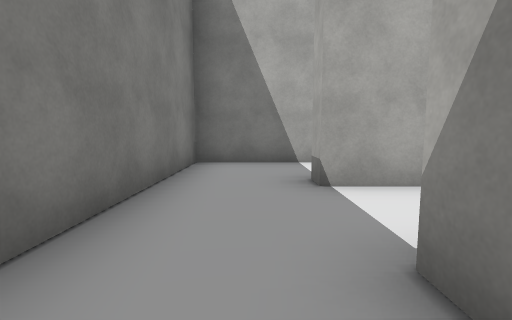
View 1 (above)

19 first-person views from a walk through a 3-D level made in the Unity game engine. The camera is 1.3 m above the floor, tilts 6° down and sees 85° across. The floor is counted in squares, 2 m on a side. Each view is taken from the middle of a square. On the plan, view 1 faces up. The plan holds only what a view shows up to about 9 squares ahead; the rest is blank. Some surface patterns are stand-ins.

View 2
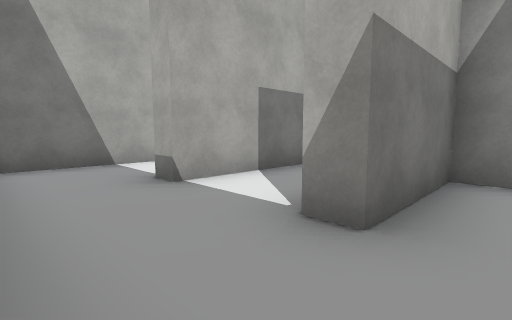

View 3
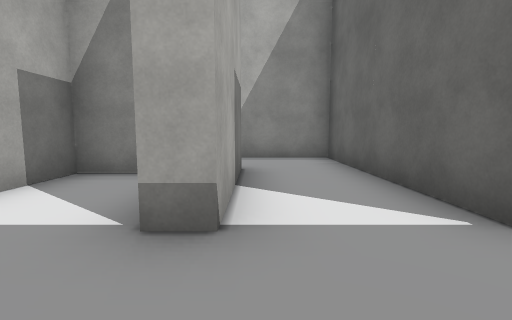

View 4
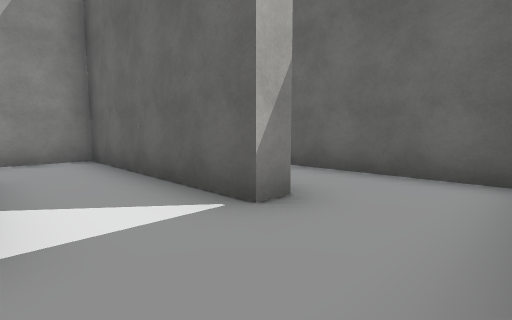

View 5
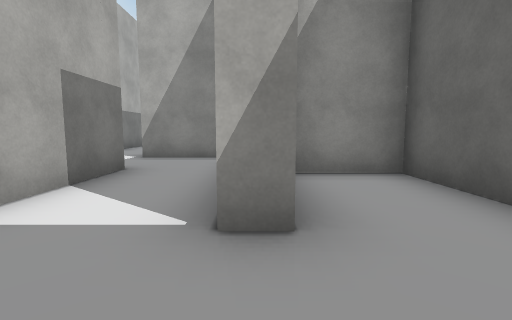

View 6
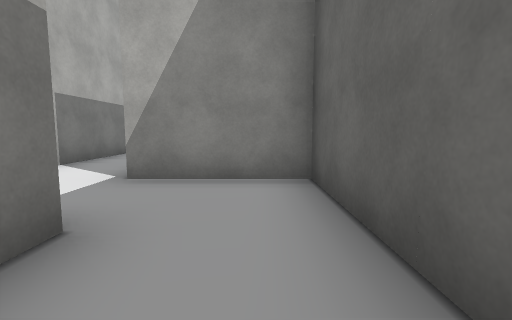

View 7
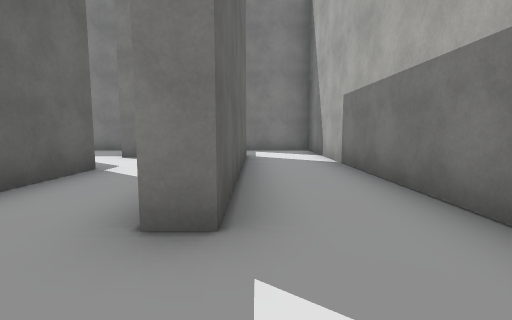

View 8
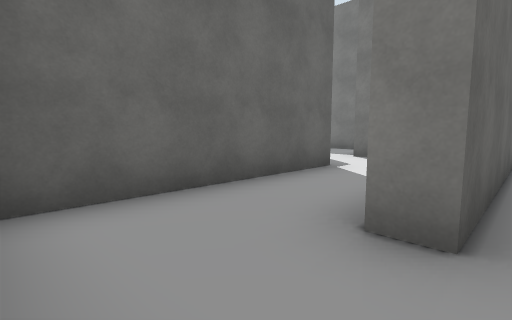

View 9
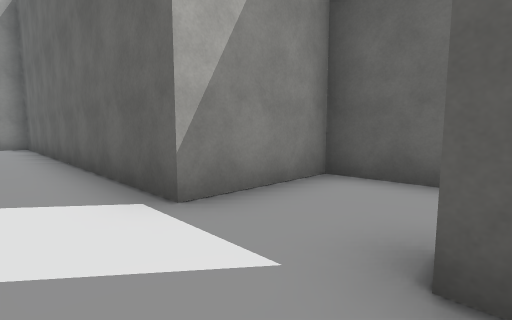

View 10
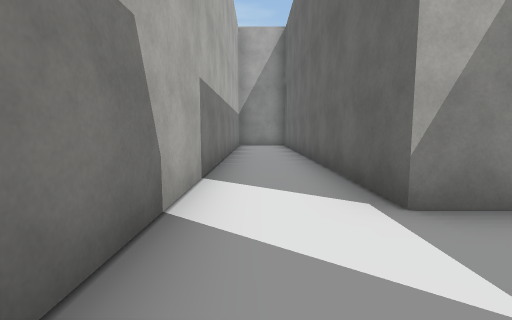

View 11
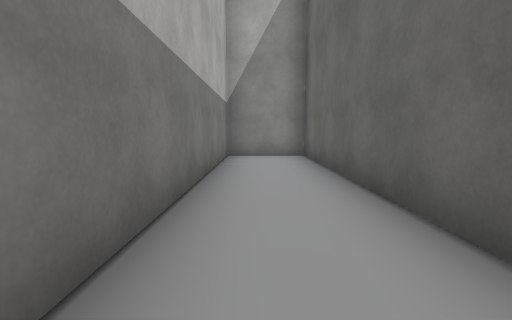

View 12
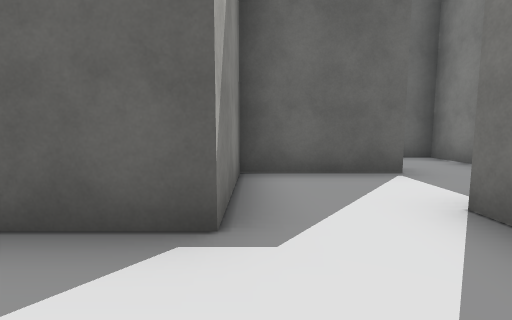

View 13
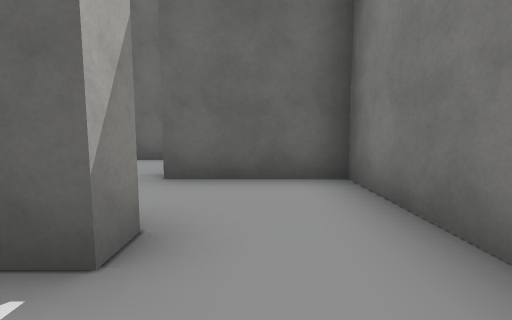

View 14
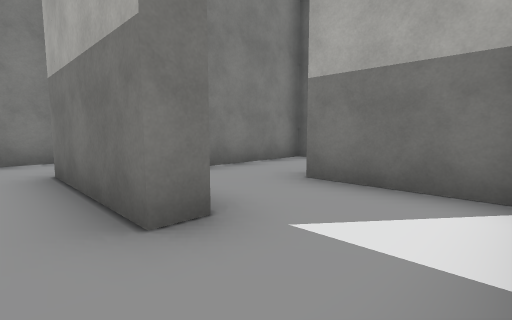

View 15
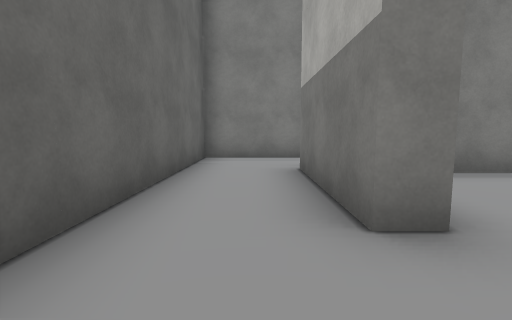

View 16
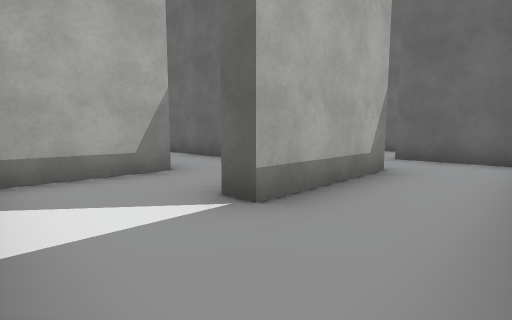

View 17
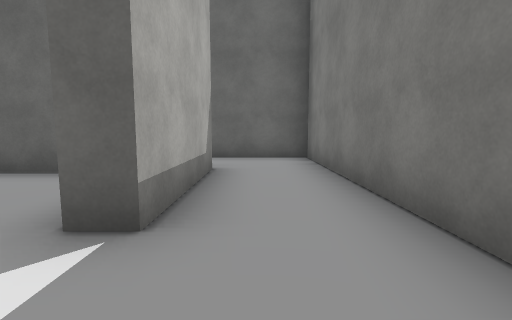

View 18
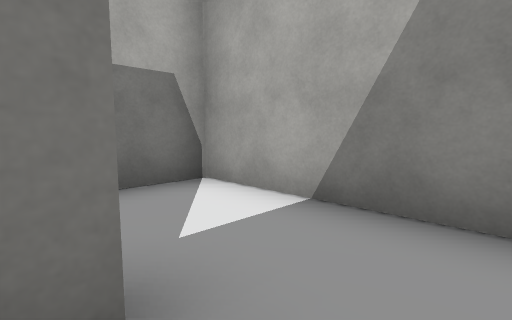

View 19
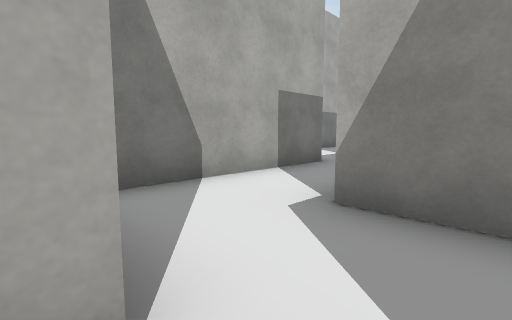

### Floor plan
Points are (right, up) in squares from view 1. A wall is a line through its corners. A room is listed if a view was taken in it or the views show most of it. See-through windows are left out.
Room 1 (views 1, 2)
walls: (-0.9, -1.3) (3.2, -1.3) (3.2, 0.7) (0.7, 0.7)
ways out: opening at (-0.5, 1) to room 2
Room 2 (views 3, 4, 5, 6)
walls: (0.7, 0.7) (0.7, 1.2) (5.7, 1.2) (5.7, 3.7); (-1.3, 4.5) (-1.3, 1.2); (3.8, 3.2) (0.7, 3.2) (0.7, 3.8)
ways out: opening at (-0.5, 1) to room 1; opening at (5, 4) to room 4; opening at (-0.5, 4) to room 11
Room 3 (views 7, 8, 12)
walls: (8.3, 1.2) (13.2, 1.2) (13.2, 3.7); (11.2, 3.7) (11.2, 3.2) (7, 3.2); (6.3, 1.2) (6.3, 0.8)
ways out: opening at (12.5, 4) to room 4; opening at (7.5, 1) to room 8
Room 4 (views 9, 10, 11)
walls: (13.2, 3.7) (23.2, 3.7) (23.2, 5.7) (4, 5.7); (5.7, 3.7) (11.2, 3.7)
ways out: opening at (5, 4) to room 2; opening at (12.5, 4) to room 3
Room 5 (view 13)
walls: (3.7, 0.9) (3.7, -1.6); (5.7, -1.7) (5.7, -1.3)
ways out: opening at (6, 0) to room 8; opening at (5, -1) to room 12
Room 6 (views 14, 15, 18)
walls: (6.3, -3.8) (6.3, -4.2) (3.2, -4.2); (8.3, -5) (8.3, -3.6); (1.3, -3.8) (1.3, -6.2) (7.8, -6.2)
ways out: opening at (7.5, -4) to room 9; opening at (2.5, -4) to room 10
Room 7 (views 16, 17)
walls: (-1.3, -3.2) (-1.3, -8.8) (1.2, -8.8); (0.7, -6.9) (0.7, -3.8)
ways out: opening at (1, -2.5) to room 10; opening at (1, -7.5)
Room 8 (view 19)
walls: (5.7, -1.3) (8.3, -1.3) (8.3, 1.2)
ways out: opening at (7.5, 1) to room 3; opening at (6, 0) to room 5
Room 9 (no view inside)
walls: (8.3, -3.6) (8.3, -1.7) (5.7, -1.7)
ways out: opening at (7.5, -4) to room 6; opening at (6, -2.5) to room 12
Room 10 (no view inside)
walls: (0.7, -3.8) (1.3, -3.8); (3.2, -4.2) (3.2, -2.1)
ways out: opening at (2.5, -4) to room 6; opening at (1, -2.5) to room 7
Room 11 (no view inside)
walls: (3.2, 4.8) (3.2, 5.7) (-1.3, 5.7) (-1.3, 4.5)
ways out: opening at (-0.5, 4) to room 2
Room 12 (no view inside)
walls: (3.7, -1.6) (3.7, -3.8) (6.3, -3.8)
ways out: opening at (5, -1) to room 5; opening at (6, -2.5) to room 9

Where each view was taken, in squares from view 1:
view 1: 0 up, 0 right, facing up
view 2: 0 up, 1 left, facing up-right
view 3: 3 up, 1 left, facing right
view 4: 3 up, 1 left, facing down-right
view 5: 1 up, 1 left, facing right
view 6: 2 up, 2 right, facing right
view 7: 4 up, 13 right, facing left
view 8: 4 up, 13 right, facing down-left
view 9: 5 up, 11 right, facing down-right
view 10: 5 up, 11 right, facing right
view 11: 5 up, 16 right, facing right
view 12: 3 up, 8 right, facing down
view 13: 0 up, 5 right, facing down
view 14: 5 down, 8 right, facing up-left
view 15: 5 down, 8 right, facing left
view 16: 2 down, 1 left, facing down-right
view 17: 2 down, 0 right, facing down
view 18: 5 down, 6 right, facing up-right
view 19: 0 up, 6 right, facing up-right
